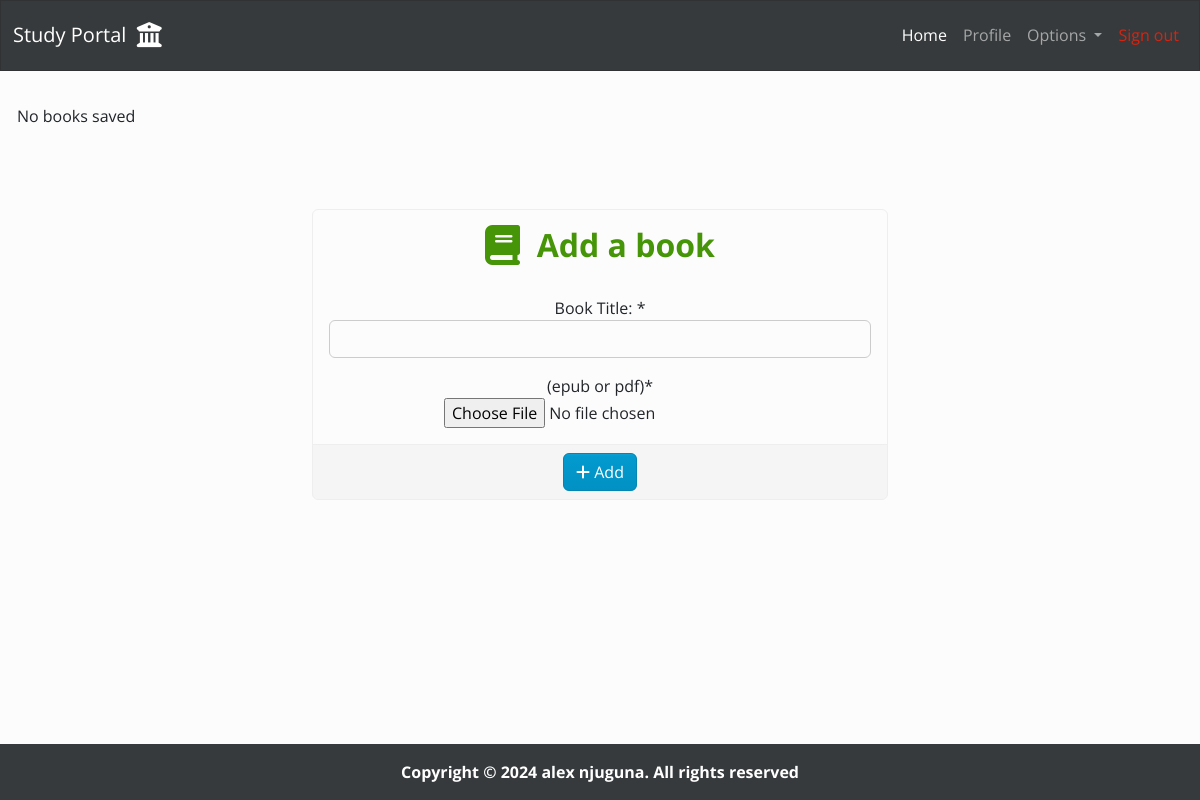
/book/books/ (signed in), run on an earlier commit of the app's database.
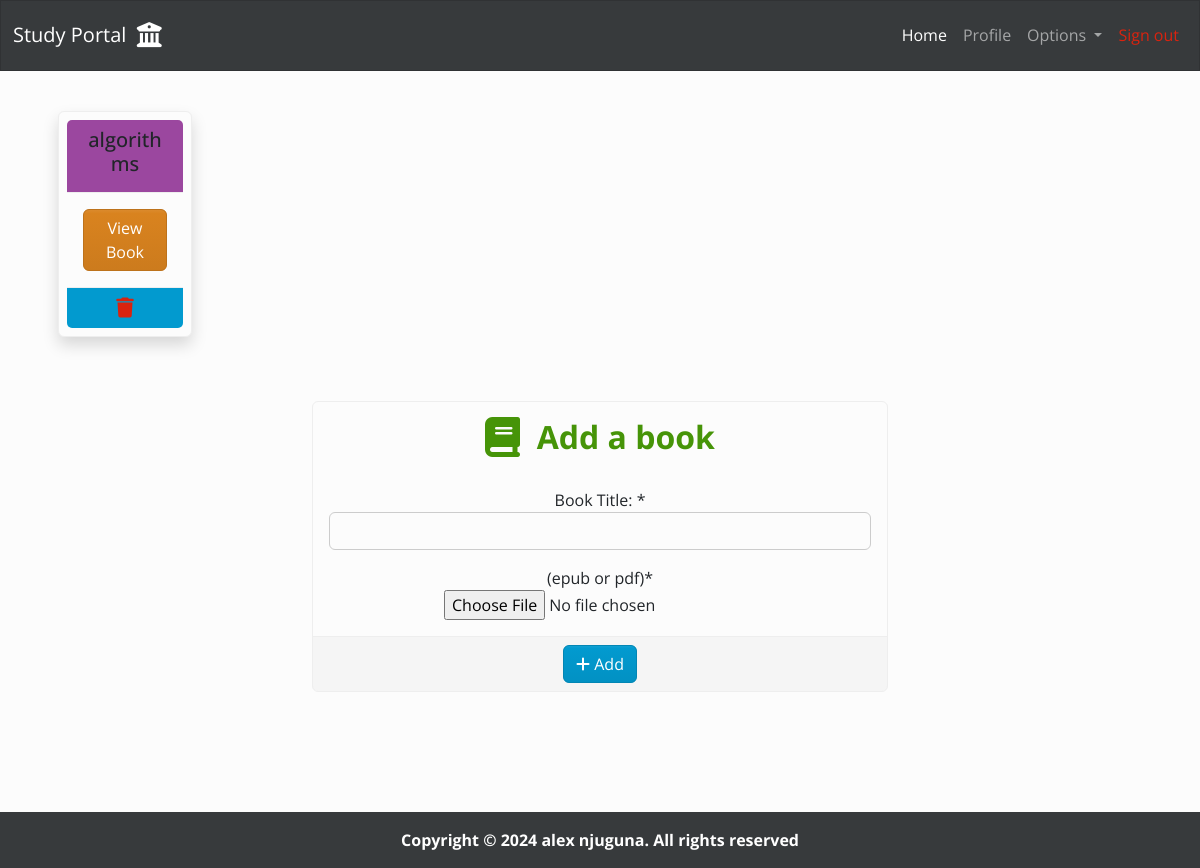
And on a later commit of the database.
### book/models.py (models this page shows, shortened)
class Book(models.Model):
    user = models.ForeignKey(User, on_delete=models.CASCADE)
    title = models.CharField(max_length=50)
    contents = models.FileField(upload_to="books/", validators=[FileExtensionValidator(["pdf", "epub"])])

### book/views.py (the view)
# urls.py: path("books/", views.books, name="books"),
@login_required
def books(request):
    if request.method == "POST":
        form = AddBookForm(request.POST, request.FILES)
        if form.is_valid():
            user = request.user
            title = form.cleaned_data.get("title")
            contents = form.cleaned_data.get("contents")
            book = Book(user=user, title=title, contents=contents)
            book.save()
            messages.success(request, "New book added")
            return redirect("book:books")
    else:
       form = AddBookForm()
    books_list = Book.objects.filter(user=request.user)
    return render(request, "book/books.html", {
        "title": "books",
        "form": form,
        "books": books_list
    })

### book/forms.py
class AddBookForm(forms.ModelForm):
    class Meta:
        model = Book
        fields = ["title", "contents"]
        labels = {
            "title": "Book Title: ",
            "contents": "(epub or pdf)"
        }
        widgets = {
            "title": forms.TextInput(attrs={
                "class": "form-control mb-3"
                }),
        }

### book/templates/book/books.html (shortened to what this page needs)
{% extends 'dashboard/base.html' %}
{% load crispy_forms_tags %}
{% load static %}
{% block content %}
    {% if books %}
        <div class="container mt-4">
            <div class="row">
                {% for book in books %}
                    <div class="col-md-2">
                        <div class="card text-center m-3 p-2 shadow">
                            <div class="card-header bg-danger">
                                <h5>{{ book.title }}</h5>
                            </div>
                            <div class="card-body">
                                <a href="{% url 'book:open_book' book.id %}" target="_blank" class="btn btn-warning">
                                    View Book
                                </a>
                            </div>
                            <div class="card-footer bg-info">
                                <a href="{% url 'book:delete_book' book.id %}">
                                    <i class="fa-solid fa-trash fa-lg"></i>
                                </a>
                            </div>
                        </div>
                    </div>
                {% endfor %}
            </div>
        </div>
    {% else %}
        <div class="alert aler-warning mt-3">No books saved</div>
    {% endif %}
    <div class="container-sm mt-5 w-50 text-center" style="margin-bottom: 120px;">
        <div class="card">
            <fieldset>
                <legend class="card-title text-success mt-3">
                    <h2 class="fw-bold fs-2">
                        <i class="fa-solid fa-book fa-lg"></i>&nbsp; </i>Add a book
                    </h2>
                </legend>
            </fieldset>
            <form  action="" method="post" enctype="multipart/form-data" autocomplete="off">
                <fieldset class="card-body">
                    {{ form|crispy }}
                </fieldset>
                <fieldset class="card-footer mt-auto">
                    <button class="btn btn-info text-center" type="submit">
                        <i class="fa-solid fa-plus"></i>&nbsp;Add
                    </button>
                </fieldset>
            </form>
        </div>
    </div>
{% endblock content %}

What changed in the data, as far as the page shows it:
added Book: title "algorithms"
Also different on the page:
text no longer shown: "No books saved"
